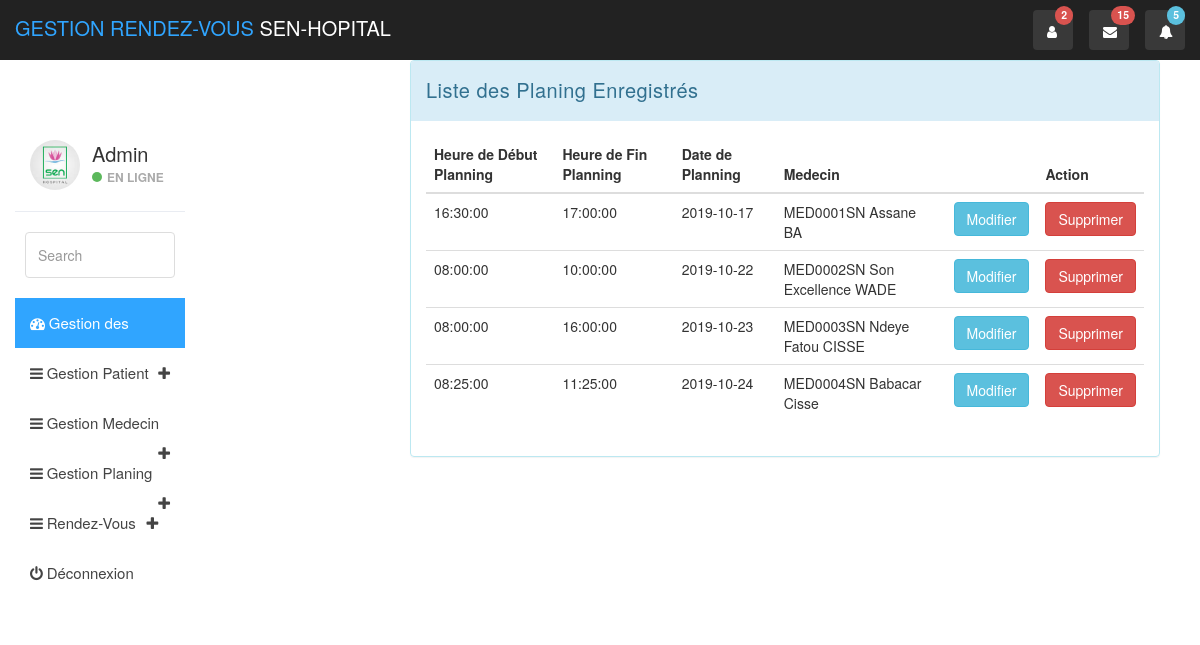
Screenshot of /view/ListePlaning.php with the database file from the repository.
### tables this page shows
CREATE TABLE `Planing` (
  `idPlan` int(11) NOT NULL,
  `heureDeb` time NOT NULL,
  `heureFin` time NOT NULL,
  `datePlan` date NOT NULL,
  `idMed` int(11) NOT NULL
);

CREATE TABLE `Medecin` (
  `idMed` int(11) NOT NULL,
  `codeMed` varchar(9) NOT NULL,
  `prenomMed` varchar(50) NOT NULL,
  `nomMed` varchar(50) NOT NULL,
  `emailMed` varchar(50) NOT NULL,
  `telMed` varchar(30) NOT NULL,
  `sexeMed` varchar(11) NOT NULL,
  `idSpecial` int(11) NOT NULL
);

### model/Config.php (called while the page is built, shortened)
<?php
 class DatabaseConfig{
    public static function params(){
        return array("localhost", "gestionRV","son excellence", 1993 );
    }
}

### model/Manager.php (called while the page is built, shortened)
<?php
require MODEL.'/Config.php';
class Manager {
    private $pdo;
    public function __construct()
    {
       $this->pdo=$this->getConnexion();
    }
public function getConnexion(){
    try {
        $host = DatabaseConfig::params()[0];
        $dbname = DatabaseConfig::params()[1];
        $user = DatabaseConfig::params()[2];
        $mdp = DatabaseConfig::params()[3];
        $dsn="mysql:host=$host;dbname=$dbname";
        $this->pdo= new PDO($dsn, $user, $mdp, array(PDO::ATTR_ERRMODE=>PDO::ERRMODE_EXCEPTION));
    } catch (PDOException $ex) {
        die('Erreur:'.$ex->getMessage());
    }
    return $this->pdo;
}
public function FindALL($sql) {
    $req = $this->pdo->prepare($sql);
    $req->execute();
    $tab=$req->fetchAll(PDO::FETCH_OBJ);
    return $tab;
  }
}

### model/ManagerPlaning.php (called while the page is built, shortened)
<?php
require_once MODEL.'/Manager.php';
require_once MODEL.'/Config.php';
class ManagerPlaning extends Manager{
 public function ListePlan(){
    $req=self::FindAll("SELECT idPlan, heureDeb, heureFin, datePlan, codeMed, prenomMed, nomMed
    FROM Planing, Medecin
    WHERE Planing.idMed=Medecin.idMed");
    return $req;
}
}

### view/ListePlaning.php (the view, shortened to what this page needs)
<?php
require_once 'head.php';
require_once MODEL.'/ManagerPlaning.php';
?>
<div class="container">
	<div class="row">
	<div class="col-lg-8 col-lg-offset-2">
	<fieldset class="panel panel-info form-horizontal">
		<div class="panel-heading">Liste des Planing Enregistrés </div>
		 <div class="panel-body">
             <form action="" method="POST">
             <div class="card-body">
       <div class="table-responsive">
<table class="table table-hover">
    <thead>
    <tr>
        <th>Heure de Début Planning</th>
        <th>Heure de Fin Planning</th>
        <th colspan="1px">Date de Planning</th>
        <th colspan="2px">Medecin</th>
        <th>Action</th>
    </tr>
    </thead>
    <?php $manager= new ManagerPlaning();
          $listeplan=$manager->ListePlan();
    foreach($listeplan as $liste) :?>
  <tr>
   <td><?=  $liste->heureDeb;?></td>
   <td><?=  $liste->heureFin; ?></td>
   <td><?=  $liste->datePlan; ?></td>
    <td><?= $liste->codeMed."  ".$liste->prenomMed."  ".$liste->nomMed; ?></td>
    <td> <a href="ModifPlaning.php?editer=<?= $liste->idPlan ?>" class="btn btn-info"  >Modifier</a>  </td>
    <td> <a href="../controller/deletePlan.php?supprimer=<?= $liste->idPlan ?>"  class="btn btn-danger"  onclick="return confirm('Etes vous sur de vouloir Supprimer ce Planing n°: <?= $liste->idPlan?> ?')" >Supprimer</a></td>
</tr>
<?php endforeach ?>
</table>
	   </div>
</div>
 </form></div>
</fieldset></div>
</div></div>
<?php require '../view/footer.php'; ?>

### css/styles.css (style rules this page uses)
body { background: #f1f4f7; padding-top: 60px; font-size: 14px; color: #444444; font-family: "Montserrat", "Helvetica Neue", Helvetica, Arial, sans-serif; }
a, a:hover, a:focus { color: #30a5ff; }
.btn-danger, .btn-danger:hover, .btn-danger:focus, .btn-danger:active, .btn-danger.active, .open>.dropdown-toggle.btn-danger, .btn-danger.disabled, .btn-danger[disabled], fieldset[disabled] .btn-danger, .btn-danger.disabled:hover, .btn-danger[disabled]:hover, fieldset[disabled] .btn-danger:hover, .btn-danger.disabled:focus, .btn-danger[disabled]:focus, fieldset[disabled] .btn-danger:focus, .btn-danger.disabled:active, .btn-danger[disabled]:active, fieldset[disabled] .btn-danger:active, .btn-danger.disabled.active, .btn-danger[disabled].active, fieldset[disabled] .btn-danger.active { background-color: #f9243f; border-color: #f9243f; }
.panel { border: 0; }
.panel-info>.panel-heading { background-color: #30a5ff; color: #fff; border: none; }
.panel-heading { font-size: 20px; font-weight: 300; letter-spacing: 0.025em; height: 60px; line-height: 38px; }
.table { background: #fff; }
.table>thead>tr>th { border-bottom: 1px solid #e6e7e8; vertical-align: middle; height: 50px; }

### rows the page displays
planing: heureDeb "16:30:00", heureFin "17:00:00", datePlan "2019-10-17", idMed.codeMed "MED0001SN", idMed.prenomMed "Assane", idMed.nomMed "BA"
planing: heureDeb "08:00:00", heureFin "10:00:00", datePlan "2019-10-22", idMed.codeMed "MED0002SN", idMed.prenomMed "Son Excellence", idMed.nomMed "WADE"
planing: heureDeb "08:00:00", heureFin "16:00:00", datePlan "2019-10-23", idMed.codeMed "MED0003SN", idMed.prenomMed "Ndeye Fatou", idMed.nomMed "CISSE"
planing: heureDeb "08:25:00", heureFin "11:25:00", datePlan "2019-10-24", idMed.codeMed "MED0004SN", idMed.prenomMed "Babacar", idMed.nomMed "Cisse"
